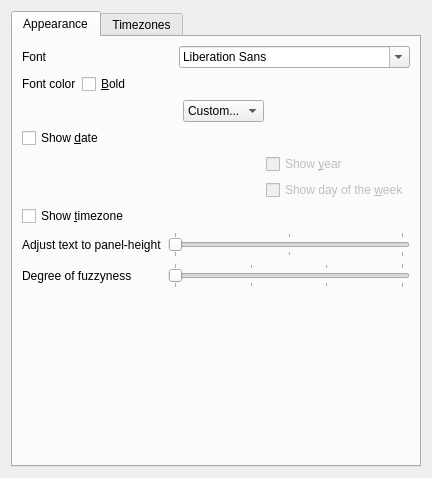
<ui version="4.0" >
 <class>fuzzyClockConfig</class>
 <widget class="QWidget" name="fuzzyClockConfig" >
  <property name="geometry" >
   <rect>
    <x>0</x>
    <y>0</y>
    <width>432</width>
    <height>478</height>
   </rect>
  </property>
  <property name="minimumSize" >
   <size>
    <width>420</width>
    <height>478</height>
   </size>
  </property>
  <layout class="QGridLayout" >
   <item row="0" column="0" >
    <widget class="QTabWidget" name="ClockTab" >
     <property name="sizePolicy" >
      <sizepolicy vsizetype="MinimumExpanding" hsizetype="MinimumExpanding" >
       <horstretch>0</horstretch>
       <verstretch>0</verstretch>
      </sizepolicy>
     </property>
     <property name="minimumSize" >
      <size>
       <width>400</width>
       <height>300</height>
      </size>
     </property>
     <property name="currentIndex" >
      <number>0</number>
     </property>
     <widget class="QWidget" name="AppearanceTab" >
      <attribute name="title" >
       <string>Appearance</string>
      </attribute>
      <layout class="QVBoxLayout" >
       <item>
        <layout class="QHBoxLayout" >
         <item>
          <widget class="QLabel" name="fontTimeLabel" >
           <property name="text" >
            <string>Font</string>
           </property>
          </widget>
         </item>
         <item>
          <widget class="QFontComboBox" name="fontTime" />
         </item>
        </layout>
       </item>
       <item>
        <layout class="QHBoxLayout" >
         <item>
          <widget class="QLabel" name="fontColorLabel" >
           <property name="text" >
            <string>Font color</string>
           </property>
          </widget>
         </item>
         <item>
          <widget class="QCheckBox" name="fontTimeBold" >
           <property name="text" >
            <string>&amp;Bold</string>
           </property>
          </widget>
         </item>
         <item>
          <spacer>
           <property name="orientation" >
            <enum>Qt::Horizontal</enum>
           </property>
           <property name="sizeHint" >
            <size>
             <width>40</width>
             <height>20</height>
            </size>
           </property>
          </spacer>
         </item>
        </layout>
       </item>
       <item>
        <layout class="QHBoxLayout" >
         <item>
          <spacer>
           <property name="orientation" >
            <enum>Qt::Horizontal</enum>
           </property>
           <property name="sizeHint" >
            <size>
             <width>161</width>
             <height>20</height>
            </size>
           </property>
          </spacer>
         </item>
         <item>
          <widget class="KColorCombo" name="fontColor" >
           <item>
            <property name="text" >
             <string>Custom...</string>
            </property>
           </item>
           <item>
            <property name="text" >
             <string/>
            </property>
           </item>
           <item>
            <property name="text" >
             <string/>
            </property>
           </item>
           <item>
            <property name="text" >
             <string/>
            </property>
           </item>
           <item>
            <property name="text" >
             <string/>
            </property>
           </item>
           <item>
            <property name="text" >
             <string/>
            </property>
           </item>
           <item>
            <property name="text" >
             <string/>
            </property>
           </item>
           <item>
            <property name="text" >
             <string/>
            </property>
           </item>
           <item>
            <property name="text" >
             <string/>
            </property>
           </item>
           <item>
            <property name="text" >
             <string/>
            </property>
           </item>
           <item>
            <property name="text" >
             <string/>
            </property>
           </item>
           <item>
            <property name="text" >
             <string/>
            </property>
           </item>
           <item>
            <property name="text" >
             <string/>
            </property>
           </item>
           <item>
            <property name="text" >
             <string/>
            </property>
           </item>
           <item>
            <property name="text" >
             <string/>
            </property>
           </item>
           <item>
            <property name="text" >
             <string/>
            </property>
           </item>
           <item>
            <property name="text" >
             <string/>
            </property>
           </item>
           <item>
            <property name="text" >
             <string/>
            </property>
           </item>
          </widget>
         </item>
         <item>
          <spacer>
           <property name="orientation" >
            <enum>Qt::Horizontal</enum>
           </property>
           <property name="sizeHint" >
            <size>
             <width>40</width>
             <height>20</height>
            </size>
           </property>
          </spacer>
         </item>
        </layout>
       </item>
       <item>
        <widget class="QCheckBox" name="showDate" >
         <property name="text" >
          <string>Show &amp;date</string>
         </property>
        </widget>
       </item>
       <item>
        <layout class="QHBoxLayout" >
         <item>
          <spacer>
           <property name="orientation" >
            <enum>Qt::Horizontal</enum>
           </property>
           <property name="sizeHint" >
            <size>
             <width>40</width>
             <height>20</height>
            </size>
           </property>
          </spacer>
         </item>
         <item>
          <layout class="QVBoxLayout" >
           <item>
            <widget class="QCheckBox" name="showYear" >
             <property name="enabled" >
              <bool>false</bool>
             </property>
             <property name="text" >
              <string>Show &amp;year</string>
             </property>
            </widget>
           </item>
           <item>
            <widget class="QCheckBox" name="showDay" >
             <property name="enabled" >
              <bool>false</bool>
             </property>
             <property name="text" >
              <string>Show day of the &amp;week</string>
             </property>
            </widget>
           </item>
          </layout>
         </item>
        </layout>
       </item>
       <item>
        <widget class="QCheckBox" name="showTimezone" >
         <property name="text" >
          <string>Show &amp;timezone</string>
         </property>
        </widget>
       </item>
       <item>
        <layout class="QGridLayout" >
         <item row="0" column="0" >
          <widget class="QLabel" name="label_2" >
           <property name="text" >
            <string>Adjust text to panel-height</string>
           </property>
          </widget>
         </item>
         <item rowspan="2" row="0" column="1" >
          <layout class="QVBoxLayout" >
           <item>
            <widget class="QSlider" name="adjustToHeight" >
             <property name="toolTip" >
              <string>0: disable; 2: use full panel-height</string>
             </property>
             <property name="maximum" >
              <number>2</number>
             </property>
             <property name="orientation" >
              <enum>Qt::Horizontal</enum>
             </property>
             <property name="tickPosition" >
              <enum>QSlider::TicksBothSides</enum>
             </property>
            </widget>
           </item>
           <item>
            <widget class="QSlider" name="fuzzynessSlider" >
             <property name="toolTip" >
              <string>1: least fuzzy</string>
             </property>
             <property name="minimum" >
              <number>1</number>
             </property>
             <property name="maximum" >
              <number>4</number>
             </property>
             <property name="orientation" >
              <enum>Qt::Horizontal</enum>
             </property>
             <property name="tickPosition" >
              <enum>QSlider::TicksBothSides</enum>
             </property>
             <property name="tickInterval" >
              <number>1</number>
             </property>
            </widget>
           </item>
          </layout>
         </item>
         <item row="1" column="0" >
          <widget class="QLabel" name="label" >
           <property name="text" >
            <string>Degree of fuzzyness</string>
           </property>
          </widget>
         </item>
        </layout>
       </item>
       <item>
        <spacer>
         <property name="orientation" >
          <enum>Qt::Vertical</enum>
         </property>
         <property name="sizeHint" >
          <size>
           <width>20</width>
           <height>40</height>
          </size>
         </property>
        </spacer>
       </item>
      </layout>
     </widget>
     <widget class="QWidget" name="TimezonesTab" >
      <attribute name="title" >
       <string>Timezones</string>
      </attribute>
      <layout class="QVBoxLayout" >
       <item>
        <widget class="QCheckBox" name="useLocalTimeZone" >
         <property name="text" >
          <string>Use &amp;local timezone</string>
         </property>
        </widget>
       </item>
       <item>
        <widget class="KTimeZoneWidget" name="timeZones" >
         <property name="minimumSize" >
          <size>
           <width>300</width>
           <height>150</height>
          </size>
         </property>
         <column>
          <property name="text" >
           <string>Area</string>
          </property>
         </column>
         <column>
          <property name="text" >
           <string>Region</string>
          </property>
         </column>
         <column>
          <property name="text" >
           <string>Comment</string>
          </property>
         </column>
        </widget>
       </item>
      </layout>
     </widget>
    </widget>
   </item>
  </layout>
 </widget>
 <customwidgets>
  <customwidget>
   <class>KColorCombo</class>
   <extends>QComboBox</extends>
   <header>kcolorcombo.h</header>
  </customwidget>
  <customwidget>
   <class>KTimeZoneWidget</class>
   <extends>QTreeWidget</extends>
   <header>ktimezonewidget.h</header>
  </customwidget>
 </customwidgets>
 <resources/>
 <connections>
  <connection>
   <sender>showDate</sender>
   <signal>toggled(bool)</signal>
   <receiver>showDay</receiver>
   <slot>setEnabled(bool)</slot>
   <hints>
    <hint type="sourcelabel" >
     <x>111</x>
     <y>53</y>
    </hint>
    <hint type="destinationlabel" >
     <x>309</x>
     <y>53</y>
    </hint>
   </hints>
  </connection>
  <connection>
   <sender>showDate</sender>
   <signal>toggled(bool)</signal>
   <receiver>showYear</receiver>
   <slot>setEnabled(bool)</slot>
   <hints>
    <hint type="sourcelabel" >
     <x>78</x>
     <y>53</y>
    </hint>
    <hint type="destinationlabel" >
     <x>369</x>
     <y>53</y>
    </hint>
   </hints>
  </connection>
  <connection>
   <sender>useLocalTimeZone</sender>
   <signal>toggled(bool)</signal>
   <receiver>timeZones</receiver>
   <slot>setDisabled(bool)</slot>
   <hints>
    <hint type="sourcelabel" >
     <x>209</x>
     <y>53</y>
    </hint>
    <hint type="destinationlabel" >
     <x>209</x>
     <y>239</y>
    </hint>
   </hints>
  </connection>
 </connections>
</ui>
